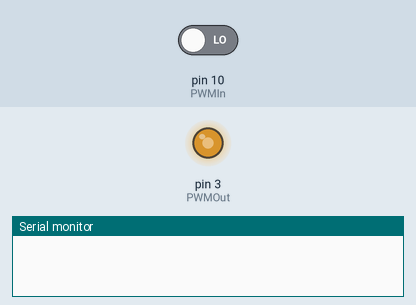
Simulated run of this sketch. Board: Arduino Uno, built with avr-gcc and run on an emulated ATmega328P. Parts: output pins drawn as LEDs (lit = HIGH), the last lines printed to the serial monitor. Inputs (shaded band) come from the test bench; at power-on: pin 10 (PWMIn) LOW. Random numbers use the default seed unless the sketch sets one.

Above: at 0.05 s.
At 13.1 s:
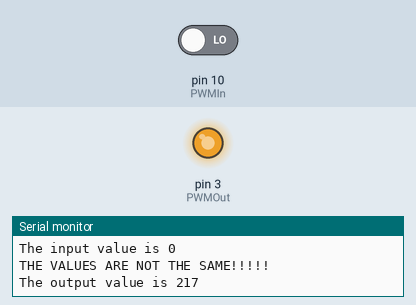
At 24.05 s:
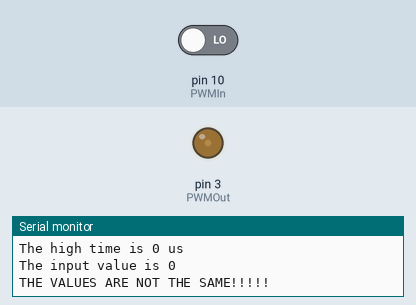
Timing chart, 0 to 47.1 s (numbered marks = the images above):
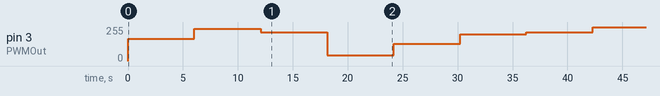

The sketch:

PWMMapping.ino
```cpp
const int PWMOut = 3;
const int PWMIn = 10;

void setup() {
  Serial.begin(9600);
}

void loop() {
  int output = random(256);
  analogWrite(PWMOut, output);
  delay(2);
  int timeHigh = pulseIn(PWMIn, HIGH);
  int input = map(timeHigh, 0, 2040, 0, 255);
  Serial.print("The output value is ");
  Serial.println(output);
  Serial.print("The high time is ");
  Serial.print(timeHigh);
  Serial.println(" us");
  Serial.print("The input value is ");
  Serial.println(input);
  Serial.println();

  if ((output - input) / output * 1.0 > 0.1) {
    Serial.println("THE VALUES ARE NOT THE SAME!!!!!");
    delay(4000);
  }

  delay(1000);
}

//// This is the code used for the Arduino Uno to prototype
//// using multiple Arduino microcontrollers. The Uno will
//// receive data from the Arduino Mega 2560 and handle the
//// LEDs, speaker(s), and SD card. At this point, the Uno is
//// unable to handle the LCD since the LCD is only compatible
//// with the Mega 2560.
////
//// Circuit pin layout:
//// Mega 2560 PWM 3 --> A3
//// Mega 2560 PWM 5 --> A5
//// PWM 3 --> LED #1
//// PWM 5 --> LED #2
//// PWM 9 --> Speaker transistor base
//// 50 --> SD card MISO (DO)
//// 51 --> SD card MOSI (DI)
//// 52 --> SD card CLK (SCK)
//// --> SD card CS
//
//// Musical note frequencies
//#define c4    261.63
//#define db4   277.18
//#define d4    293.66
//#define eb4   311.13
//#define e4    329.63
//#define f4    349.23
//#define gb4   369.99
//#define g4    392.00
//#define ab4   415.30
//#define a4    440.00
//#define bb4   466.16
//#define b4    493.88
//#define c5    523.25
//
//// Input pins
//const int input1 = 3;
//const int input2 = 5;
//// LED pins
//const int LED1 = 3;
//const int LED2 = 5;
//// LED intensities
//int intensity1;
//int intensity2;
```
